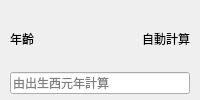
                   <widget class="QWidget" name="fieldCell_age" native="true">
                    <property name="sizePolicy">
                     <sizepolicy hsizetype="Expanding" vsizetype="Minimum">
                      <horstretch>0</horstretch>
                      <verstretch>0</verstretch>
                     </sizepolicy>
                    </property>
                    <property name="minimumSize">
                     <size>
                      <width>0</width>
                      <height>0</height>
                     </size>
                    </property>
                    <property name="formField" stdset="0">
                     <bool>true</bool>
                    </property>
                    <property name="autoCell" stdset="0">
                     <bool>true</bool>
                    </property>
                    <layout class="QVBoxLayout" name="fieldCellLayout_age">
                     <property name="spacing">
                      <number>2</number>
                     </property>
                     <property name="leftMargin">
                      <number>10</number>
                     </property>
                     <property name="topMargin">
                      <number>7</number>
                     </property>
                     <property name="rightMargin">
                      <number>10</number>
                     </property>
                     <property name="bottomMargin">
                      <number>6</number>
                     </property>
                     <item>
                      <layout class="QHBoxLayout" name="fieldLabelRow_age" stretch="0,1,0">
                       <property name="spacing">
                        <number>8</number>
                       </property>
                       <property name="leftMargin">
                        <number>0</number>
                       </property>
                       <property name="topMargin">
                        <number>0</number>
                       </property>
                       <property name="rightMargin">
                        <number>0</number>
                       </property>
                       <property name="bottomMargin">
                        <number>0</number>
                       </property>
                       <item>
                        <widget class="QLabel" name="fieldLabel_age">
                         <property name="sizePolicy">
                          <sizepolicy hsizetype="Minimum" vsizetype="Preferred">
                           <horstretch>0</horstretch>
                           <verstretch>0</verstretch>
                          </sizepolicy>
                         </property>
                         <property name="text">
                          <string>年齡</string>
                         </property>
                        </widget>
                       </item>
                       <item>
                        <spacer name="fieldLabelSpacer_age">
                         <property name="orientation">
                          <enum>Qt::Orientation::Horizontal</enum>
                         </property>
                         <property name="sizeHint" stdset="0">
                          <size>
                           <width>0</width>
                           <height>0</height>
                          </size>
                         </property>
                        </spacer>
                       </item>
                       <item>
                        <widget class="QLabel" name="autoCalculationBadge_age">
                         <property name="text">
                          <string>自動計算</string>
                         </property>
                        </widget>
                       </item>
                      </layout>
                     </item>
                     <item>
                      <widget class="LineEdit" name="field_age">
                       <property name="sizePolicy">
                        <sizepolicy hsizetype="Expanding" vsizetype="Fixed">
                         <horstretch>0</horstretch>
                         <verstretch>0</verstretch>
                        </sizepolicy>
                       </property>
                       <property name="minimumSize">
                        <size>
                         <width>0</width>
                         <height>0</height>
                        </size>
                       </property>
                       <property name="readOnly">
                        <bool>true</bool>
                       </property>
                       <property name="placeholderText">
                        <string>由出生西元年計算</string>
                       </property>
                      </widget>
                     </item>
                    </layout>
                   </widget>
